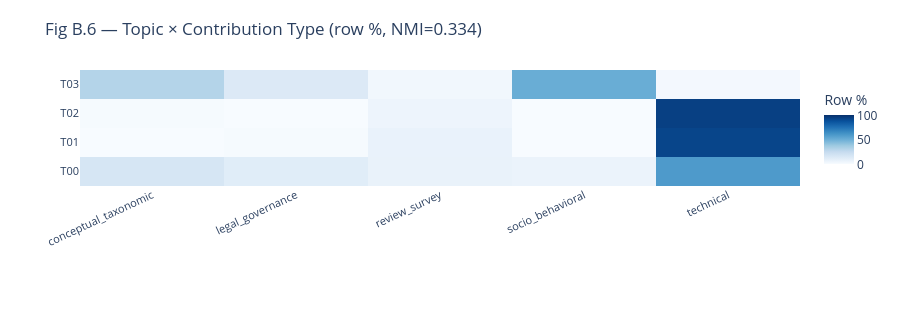

The code cell stored with this chart in its notebook:
### Code cell
# Fig B.6 — Topic × Contribution Type heatmap (row-normalised %)
df_v = df[df["topic_id_clean"] >= 0].copy()
df_v["t_short"] = df_v["topic_id_clean"].map(lambda t: f"T{t:02d}")

ct_count = pd.crosstab(df_v["t_short"], df_v["contribution_type"])
ct_count = ct_count.reindex(sorted(ct_count.index))
ct_pct   = ct_count.div(ct_count.sum(axis=1), axis=0).mul(100).round(1)

nmi_ct = normalized_mutual_info_score(
    df_v["topic_id_clean"].astype(str),
    df_v["contribution_type"].fillna("unknown"),
)

fig_ct = go.Figure(go.Heatmap(
    z=ct_pct.values,
    x=ct_pct.columns.tolist(),
    y=ct_pct.index.tolist(),
    colorscale="Blues", zmin=0, zmax=100,
    hovertemplate="%{y}  ×  %{x}<br>%{z:.1f}%  (N=%{customdata})<extra></extra>",
    customdata=ct_count.values,
    colorbar=dict(title="Row %", len=0.8),
))
fig_ct.update_layout(
    title=f"Fig B.6 — Topic × Contribution Type (row %, NMI={nmi_ct:.3f})",
    xaxis=dict(tickangle=-25, tickfont=dict(size=11)),
    yaxis=dict(tickfont=dict(size=11)),
    height=max(300, len(ct_pct) * 44 + 140),
    margin=dict(l=80, b=130, t=70, r=100),
)
fig_ct.show()
save_figure(fig_ct, "05_B6_topic_contribution_type")
print(f"NMI (topic vs Contribution Type): {nmi_ct:.3f}")

### Figure 1 — Plotly figure (JSON) as saved in the notebook; plotly's stock layout.template omitted (floating-point values rounded to 4 significant figures)
{"data": [{"colorbar": {"len": 0.8, "title": {"text": "Row %"}}, "colorscale": [[0, "rgb(247,251,255)"], [0.125, "rgb(222,235,247)"], [0.25, "rgb(198,219,239)"], [0.375, "rgb(158,202,225)"], [0.5, "rgb(107,174,214)"], [0.625, "rgb(66,146,198)"], [0.75, "rgb(33,113,181)"], [0.875, "rgb(8,81,156)"], [1, "rgb(8,48,107)"]], "customdata": [[16, 11, 7, 6, 57], [0, 1, 6, 0, 80], [1, 0, 5, 0, 90], [29, 13, 3, 48, 2]], "hovertemplate": "%{y}  ×  %{x}<br>%{z:.1f}%  (N=%{customdata})<extra></extra>", "type": "heatmap", "x": ["conceptual_taxonomic", "legal_governance", "review_survey", "socio_behavioral", "technical"], "y": ["T00", "T01", "T02", "T03"], "z": [[16.5, 11.3, 7.2, 6.2, 58.8], [0.0, 1.1, 6.9, 0.0, 92.0], [1.0, 0.0, 5.2, 0.0, 93.8], [30.5, 13.7, 3.2, 50.5, 2.1]], "zmax": 100, "zmin": 0}], "layout": {"height": 316, "margin": {"b": 130, "l": 80, "r": 100, "t": 70}, "title": {"text": "Fig B.6 — Topic × Contribution Type (row %, NMI=0.334)"}, "xaxis": {"tickangle": -25, "tickfont": {"size": 11}}, "yaxis": {"tickfont": {"size": 11}}}}
